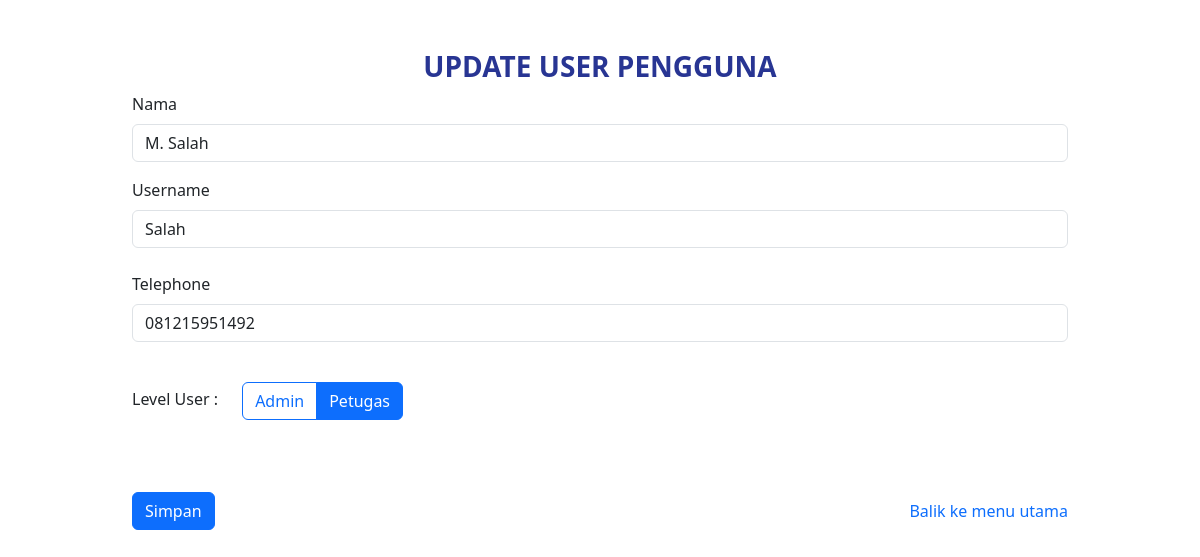
The page /pengaduan_masyarakat/admin/editUser.php?id_petugas=2 on the database its author committed.
### tables this page shows
CREATE TABLE `petugas` (
  `id_petugas` int(5) NOT NULL,
  `nama_petugas` varchar(30) NOT NULL,
  `username` varchar(30) NOT NULL,
  `password` varchar(255) NOT NULL,
  `telp_petugas` varchar(13) NOT NULL,
  `level` enum('admin','petugas') NOT NULL
);

### pengaduan_masyarakat/admin/editUser.php (the view, shortened to what this page needs)
<?php
include '../conn/koneksi.php';
$id_petugas = $_GET['id_petugas'];
$querySelect = "SELECT * FROM petugas WHERE id_petugas='$id_petugas'";
$resultSelect = mysqli_query($koneksi, $querySelect);
$dataTerbaru = mysqli_fetch_assoc($resultSelect);
$nama_terbaru = $dataTerbaru['nama_petugas'];
$username_terbaru = $dataTerbaru['username'];
$telp_terbaru = $dataTerbaru['telp_petugas'];
?>
<!DOCTYPE html>
<html lang="en">
<head>
    <link rel="stylesheet" href="https://cdnjs.cloudflare.com/ajax/libs/font-awesome/6.4.0/css/all.min.css">
      <link rel="stylesheet" href="https://cdn.jsdelivr.net/npm/bootstrap@5.3.0/dist/css/bootstrap.min.css">
</head>
<body>
    <div class="row" style="width: 80%; margin-top: 50px; margin-inline: auto;">
    <h3 style="text-align: center; color: #283593; font-weight: bold;">UPDATE USER PENGGUNA</h3>
    <form method="POST">
        <div class="mb-3">
            <label for="exampleInputEmail1" class="form-label">Nama</label>
            <input type="text" class="form-control" value="<?php echo htmlspecialchars($nama_terbaru); ?>" id="nama_baru" name="nama_baru" required>
        </div>
        <div class="mb-3">
            <label for="exampleInputPassword1" class="form-label">Username</label>
            <input type="text" class="form-control" value="<?php echo htmlspecialchars($username_terbaru); ?>" id="username_baru" name="username_baru" required>
            <br>
        <div class="mb-3">
            <label for="exampleInputPassword1" class="form-label">Telephone</label>
            <input type="number" class="form-control" value="<?php echo htmlspecialchars($telp_terbaru); ?>" id="telp_baru" name="telp_baru" required>
        </div>
        <br>
        <label for="exampleInputPassword1" class="form-label" style="margin-right: 20px;">Level User : </label>
        <div class="btn-group" role="group" aria-label="Basic radio toggle button group">
            <label class="btn btn-outline-primary" for="btnradio1">Admin</label>
            <label class="btn btn-outline-primary" for="btnradio2">Petugas</label>
        </div>
        <br><br>
        <br><br>
        <div style="display: flex; align-items: center; justify-content: space-between;">
            <button name="submit" value="Registrasi" type="submit" class="btn btn-primary">Simpan</button>
            <a href="index.php?p=user" style="text-decoration: none;">Balik ke menu utama</a>
        </div>
    </form>
    </div>
</body>
</html>

### rows shown on the page
petugas: nama_baru "M. Salah", username_baru "Salah", telp_baru "081215951492"
